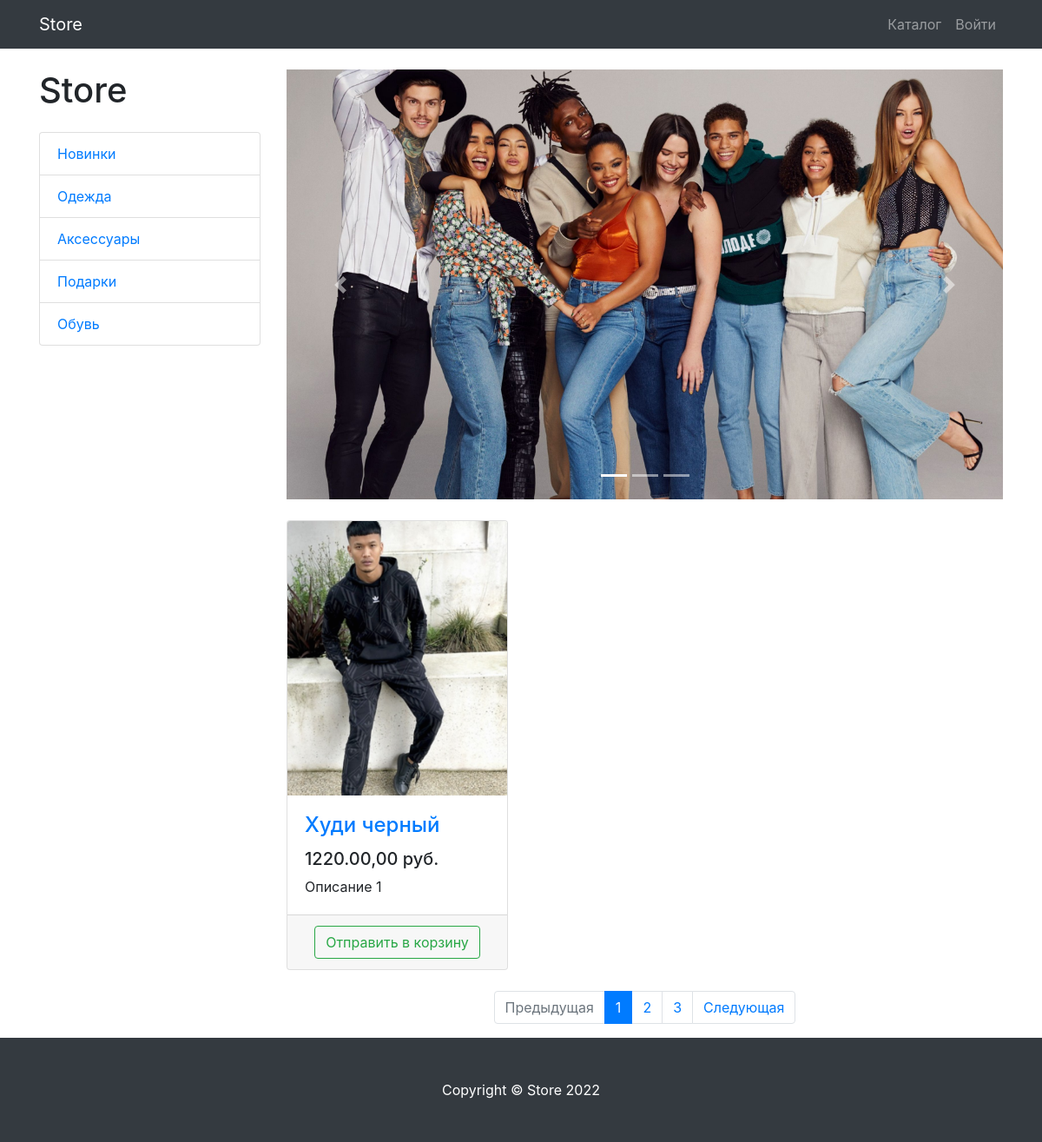
The app's page /products/, older data.
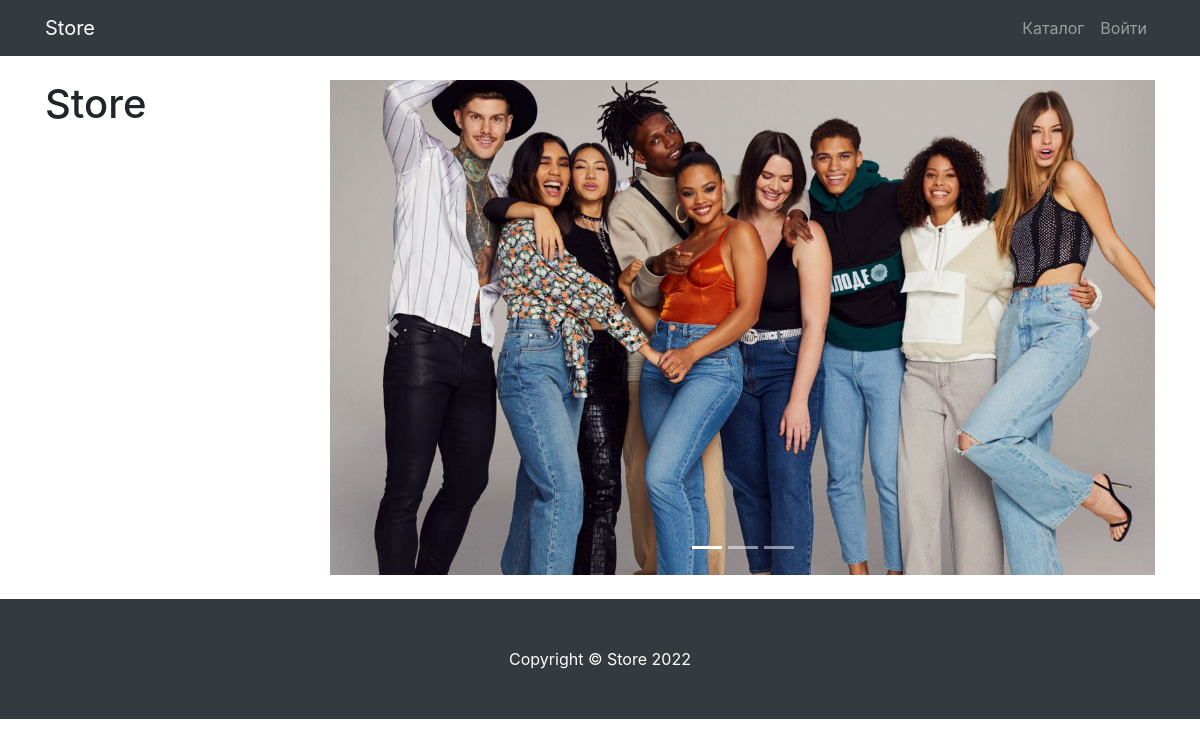
The same page, newer data.
### products/models.py (models this page shows, shortened)
class ProductCategory(models.Model):
    name = models.CharField(max_length=128, unique=True)
    description = models.TextField(null=True, blank=True)
    class Meta:
        verbose_name = "category"
        verbose_name_plural = "categories"

class Product(models.Model):
    name = models.CharField(max_length=256)
    description = models.TextField()
    price = models.DecimalField(max_digits=10, decimal_places=2)
    quantity = models.PositiveIntegerField(default=0)
    image = models.ImageField(upload_to='products_images')
    category = models.ForeignKey(to=ProductCategory, on_delete=models.CASCADE)
    class Meta:
        verbose_name = "product"
        verbose_name_plural = "products"

### products/views.py (the view)
# urls.py: path('', ProductsListView.as_view(), name='index'),
class ProductsListView(TitleMixin, ListView):
    model = Product
    context_object_name = 'products'
    template_name = 'products/products.html'
    paginate_by = 1
    title = 'Store - Каталог'
    def get_queryset(self):
        queryset = super().get_queryset()
        category_id = self.kwargs.get('category_id')
        return queryset.filter(category_id=category_id) if category_id else queryset
    def get_context_data(self, *, object_list=None, **kwargs):
        context = super().get_context_data()
        context['categories'] = ProductCategory.objects.all()
        return context

### common/views.py (called while the page is built)
    def get_context_data(self, **kwargs):
        context = super().get_context_data(**kwargs)
        context['title'] = self.title
        return context

### products/context_processors.py (called while the page is built)
def baskets(request):
    user = request.user
    return {'baskets': Basket.objects.filter(user=user) if user.is_authenticated else []}

### products/templates/products/products.html (shortened to what the changed rows need)
{% extends 'products/base.html' %}
{% load static %}
{% block css %}
    <link href="{% static 'vendor/css/products.css' %}" rel="stylesheet">
{% endblock %}
{% block content %}
    <div class="container">
        <div class="row">
            <div class="col-lg-3">
                <h1 class="my-4">Store</h1>
                <div class="list-group">
                    {% for category in categories %}
                        <a href="{% url 'products:category' category.id %}" class="list-group-item">
                            {{ category.name }}
                        </a>
                    {% endfor %}
                </div>
            </div>
            <div class="col-lg-9">
                <div class="row">
                    {% for product in products %}
                        <div class="col-lg-4 col-md-6 mb-4">
                            <div class="card h-100">
                                <a href="#">
                                    <img class="card-img-top"
                                         src="{{ product.image.url }}"
                                         alt="">
                                </a>
                                <div class="card-body">
                                    <h4 class="card-title">
                                        <a href="#">{{ product.name }}</a>
                                    </h4>
                                    <h5>{{ product.price }},00 руб.</h5>
                                    <p class="card-text">{{ product.description }}</p>
                                </div>
                                <div class="card-footer text-center">
                                    <a href="{% url 'products:basket_add' product.id %}"
                                       class="btn btn-outline-success">Отправить в корзину</a>
                                </div>
                            </div>
                        </div>
                    {% endfor %}
                </div>
                {% if is_paginated %}
                    <nav aria-label="Page navigation example">
                        <ul class="pagination justify-content-center">
                            <li class="page-item {% if not page_obj.has_previous %} disabled {% endif %}">
                                <a class="page-link"
                                   href="{% if page_obj.has_previous %} ?page={{ page_obj.previous_page_number }} {% else %} # {% endif %}"
                                   tabindex="-1" aria-disabled="true">
                                    Предыдущая
                                </a>
                            </li>
                            {% for page in page_obj.paginator.page_range %}
                                <li class="page-item
                            {% if page == page_obj.number %}
                                active
                            {% endif %}
                            ">
                                    <a class="page-link" href="?page={{ page }}">{{ page }}</a>
                                </li>
                            {% endfor %}
                            <li class="page-item {% if not page_obj.has_next %} disabled {% endif %}">
                                <a class="page-link"
                                   href="{% if page_obj.has_next %} ?page={{ page_obj.next_page_number }} {% else %} # {% endif %}">
                                    Следующая
                                </a>
                            </li>
                        </ul>
                    </nav>
                {% endif %}
            </div>
        </div>
    </div>
{% endblock %}

Row changes from the older to the newer data that the page shows:
removed ProductCategory: name "Новинки"
removed ProductCategory: name "Одежда"
removed ProductCategory: name "Аксессуары"
removed ProductCategory: name "Подарки"
removed ProductCategory: name "Обувь"
removed Product: image (picture), name "Худи черный", price "1220.00", description "Описание 1"
Text that changed along with them:
text no longer shown: "Предыдущая Следующая"
list line gone: "1"
list line gone: "2"
list line gone: "3"
